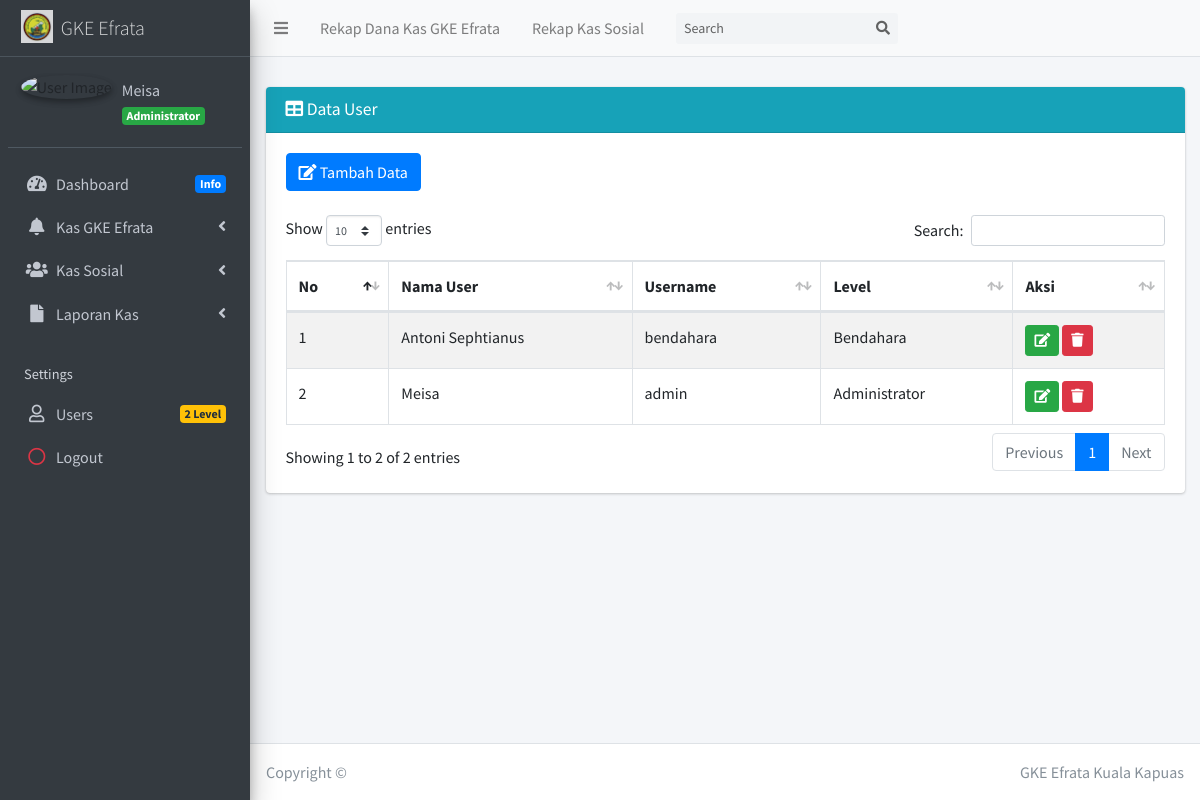
Screenshot of /?page=MyApp/data_pengguna (signed in) with the database file from the repository.
### tables this page shows
CREATE TABLE `tb_pengguna` (
  `id_pengguna` int(11) NOT NULL,
  `nama_pengguna` varchar(30) NOT NULL,
  `username` varchar(20) NOT NULL,
  `password` varchar(20) NOT NULL,
  `level` enum('Administrator','Bendahara') NOT NULL
);

### admin/pengguna/data_pengguna.php (the view, shortened to what this page needs)
<div class="card card-info">
	<div class="card-header">
		<h3 class="card-title">
			<i class="fa fa-table"></i> Data User</h3>
	</div>
	<div class="card-body">
		<div class="table-responsive">
			<div>
				<a href="?page=MyApp/add_pengguna" class="btn btn-primary">
					<i class="fa fa-edit"></i> Tambah Data</a>
			</div>
			<br>
			<table id="example1" class="table table-bordered table-striped">
				<thead>
					<tr>
						<th>No</th>
						<th>Nama User</th>
						<th>Username</th>
						<th>Level</th>
						<th>Aksi</th>
					</tr>
				</thead>
				<tbody>
					<?php
              $no = 1;
              $sql = $koneksi->query("select * from tb_pengguna");
              while ($data= $sql->fetch_assoc()) {
            ?>
					<tr>
						<td>
							<?php echo $no++; ?>
						</td>
						<td>
							<?php echo $data['nama_pengguna']; ?>
						</td>
						<td>
							<?php echo $data['username']; ?>
						</td>
						<td>
							<?php echo $data['level']; ?>
						</td>
						<td>
							<a href="?page=MyApp/edit_pengguna&kode=<?php echo $data['id_pengguna']; ?>"
							 title="Ubah" class="btn btn-success btn-sm">
								<i class="fa fa-edit"></i>
							</a>
							<a href="?page=MyApp/del_pengguna&kode=<?php echo $data['id_pengguna']; ?>"
							 onclick="return confirm('Apakah anda yakin hapus data ini ?')" title="Hapus" class="btn btn-danger btn-sm">
								<i class="fa fa-trash"></i>
						</td>
					</tr>
					<?php
              }
            ?>
				</tbody>
			</table>
		</div>
	</div>

### rows the page displays
tb_pengguna: nama_pengguna "Antoni Sephtianus", username "bendahara", level "Bendahara"
tb_pengguna: nama_pengguna "Meisa", username "admin", level "Administrator"

### other values shown
$data_nama "Meisa"
$data_level "Administrator"
